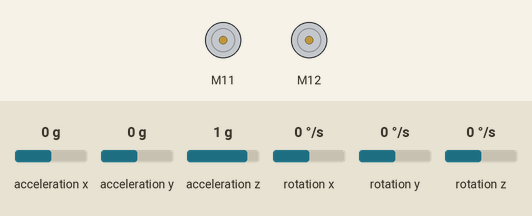
The sketch below on a simulated Arduino Uno, built with avr-gcc and run on an emulated ATmega328P. On the bench: 2 × DC motor (green arrow = forward, orange = backward, longer = faster). The inputs (shaded band) are chosen by the test bench; at power-on: acceleration y 0 g, acceleration z 1 g, acceleration x 0 g, rotation x 0 °/s, rotation y 0 °/s, rotation z 0 °/s. What the sketch prints to the serial monitor is not drawn.

Above: at 2.0 s.
2.1 s: acceleration y set to -1.4 g
At 2.26 s:
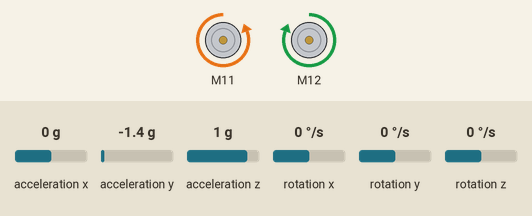
5.1 s: acceleration y set to 0.8 g
At 5.8 s:
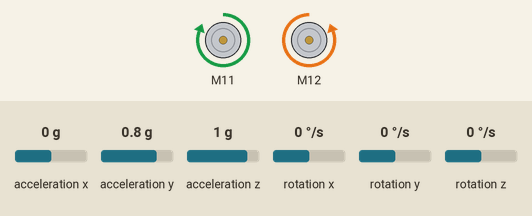
8.1 s: acceleration z set to -0.8 g
11.1 s: acceleration x set to -1.4 g
At 11.58 s:
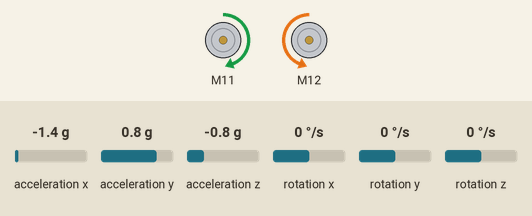
14.1 s: acceleration x set to -0.8 g
15.9 s: acceleration z set to 0 g
At 16.07 s:
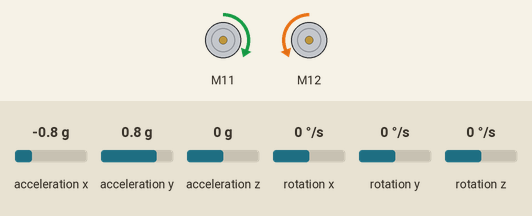
Timing chart, 0 to 19.9 s (numbered marks = the images above; inputs shaded):
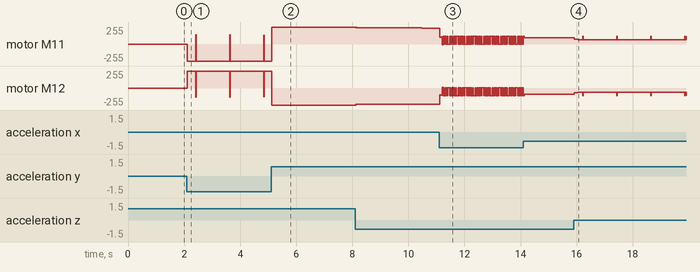

Measured:
- after the input at 2.1 s, motor M11: stopped → backward 255/255 at once; motor M12: stopped → forward 255/255 at once

The sketch:

controller.ino
```cpp
#include <Arduino.h>
#include <Wire.h>
#include <SoftwareSerial.h>

#include <MeAuriga.h>

MeGyro gyro(1,0x69);

//Encoder Motor
MeEncoderOnBoard Encoder_1(SLOT1);
MeEncoderOnBoard Encoder_2(SLOT2);

int moveSpeed = 0;

void isr_process_encoder1(void)
{
  if(digitalRead(Encoder_1.getPortB()) == 0)
  {
    Encoder_1.pulsePosMinus();
  }
  else
  {
    Encoder_1.pulsePosPlus();;
  }
}
void isr_process_encoder2(void)
{
  if(digitalRead(Encoder_2.getPortB()) == 0)
  {
    Encoder_2.pulsePosMinus();
  }
  else
  {
    Encoder_2.pulsePosPlus();
  }
}

void move(int direction, int speed)
{
      int leftSpeed = 0;
      int rightSpeed = 0;
      if(direction == 1){
            leftSpeed = -speed;
            rightSpeed = speed;
      }else if(direction == 2){
            leftSpeed = speed;
            rightSpeed = -speed;
      }else if(direction == 3){
            leftSpeed = -speed;
            rightSpeed = -speed;
      }else if(direction == 4){
            leftSpeed = speed;
            rightSpeed = speed;
      }
      Encoder_1.setTarPWM(leftSpeed);
      Encoder_2.setTarPWM(rightSpeed);
}


float c1[4] = {0, 0, 0, 0};
float c2[4] = {0, 0, 0, 0};
float e1[4] = {0, 0 ,0, 0};
float e2[4] = {0, 0, 0, 0};


void setup() {
  //Set Pwm 8KHz
    TCCR1A = _BV(WGM10);
    TCCR1B = _BV(CS11) | _BV(WGM12);
    TCCR2A = _BV(WGM21) | _BV(WGM20);
    TCCR2B = _BV(CS21);
    attachInterrupt(Encoder_1.getIntNum(), isr_process_encoder1, RISING);
    attachInterrupt(Encoder_2.getIntNum(), isr_process_encoder2, RISING);
    Serial.begin(9600);
        gyro.begin();

}


void Forward(void)
{
  Encoder_1.setMotorPwm(-moveSpeed);
  Encoder_2.setMotorPwm(moveSpeed);
}

void Backward(void)
{
  Encoder_1.setMotorPwm(moveSpeed);
  Encoder_2.setMotorPwm(-moveSpeed);
}
float ref = 0;
float com = 0;

void loop(){
    //move(1,255);

      float fork = gyro.getAngle(1);
      float theta = gyro.getAngle(3);
      gyro.fast_update();

      e1[0] = ref - fork;
      e2[0] = com - Encoder_1.getCurrentSpeed();
  //MOVE + BALANCE
  //moveSpeed = 3*(c1[0] + c2[0]);

  //BALANCE
   moveSpeed = 5*(c1[0] );


  c1[0] = c1[1]*0.2406 + c1[2] * 0.9367 - c1[3] * 0.3038 + e1[0]*1.109 - e1[1]*1.843 +e1[2] * 1.267 - e1[3]*0.4807;
  //c1[0] = c1[1]*2.757 + c1[2] * 2.528 - c1[3] * 0.7712 + e1[0]*26.48 -e1[1]*76.46 +e1[2] * 73.83 - e1[3]*23.85;
  c2[0] = c2[1]*1.873 - c2[2]*0.8731 + e2[0]*0.2534 + e2[1]*0.003418 - e2[2]*0.02192;

  for(int i = 3; i>0; i--)
  {
    c1[i] = c1[i-1];
    e1[i] = e1[i-1];
    e2[i] = e2[i-1];
  }

  if(c1[0]<-255) c1[0] = -255;
  if(c1[0]>255) c1[0] = 255;
    if(c2[0]<-255) c2[0] = -255;
  if(c2[0]>255) c2[0] = 255;
    if(moveSpeed<-255) moveSpeed = -255;
  if(moveSpeed>255) moveSpeed= 255;

  Serial.println(moveSpeed);
  move(1,moveSpeed);
    //Encoder_1.setMotorPwm(-moveSpeed);
    //Encoder_2.setMotorPwm(moveSpeed);
    Encoder_1.loop();
  Encoder_2.loop();
}
```
